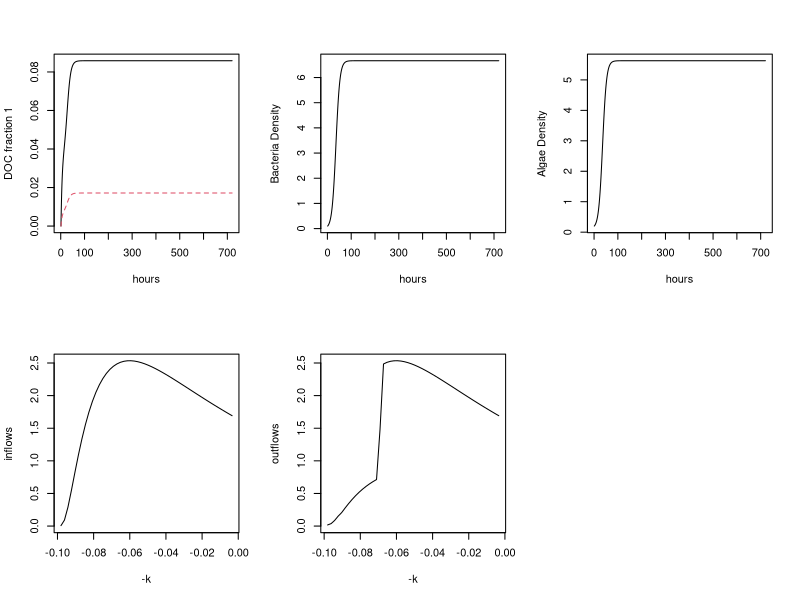
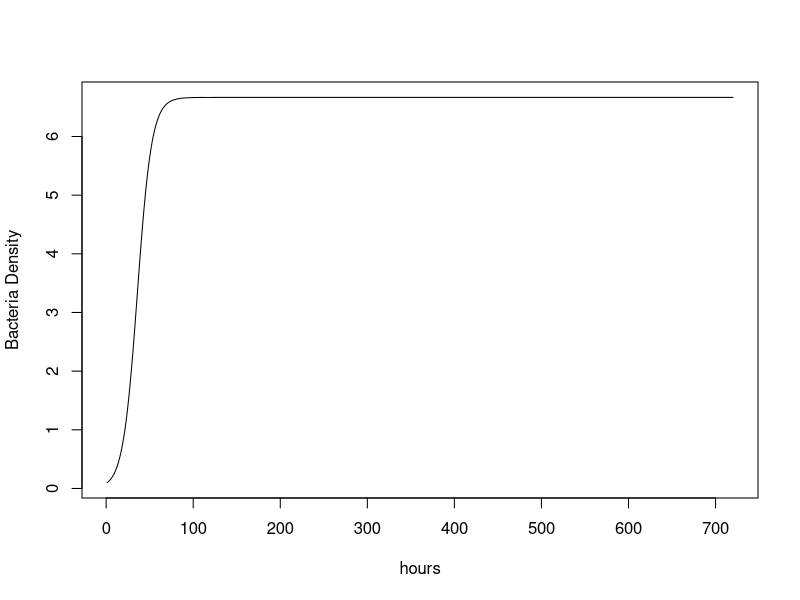

Write R code to recreate these figures, in order.
library(deSolve)
range = 5 # range of the lognormal distribution to use
MaxTotalDOCUptake = 2.42  # g/h per km stream, the maximum rate derived from  McLaughlin and Kaplan 2013
# this factor of 20 effectively extends the reach by to 20 km

BiofilmBacteriaFraction = .8; # for now set density of bacteria at 80% of their maximum possible
MaximumPossibleUptake = MaxTotalDOCUptake # same as above, at least for now

DOCin = function(t, subpool, poolDivisions) {
  segment = range / poolDivisions
  # this use of lognormal is not quite right
  # remember than proportion in a given pool have ln(k) is normally distributed
 
  if(t < 50) {
    mean = .5
  } else {
    mean = 1.7
  }
  mean = 1.7 #+ .5 * sin(2 * pi * (t %% 120) / 120) # oscillate this
  
  portion = plnorm(subpool * segment, mean = mean) - plnorm((subpool - 1) * segment, mean = mean)
  #print(segment)
  #print(portion)
  
  DOCinTotal = 211  

  #DOCinTotal = 120  + 50 * sin(2 * pi * (t %% 120) / 120) # oscillate this
  
  
  PoolDOCin = DOCinTotal * portion
  return(PoolDOCin)
}

k = function(subpool, poolDivisions){
  # this is also not quite right
  # because MaxTotalDOCUptake is not the max rate, but rather the max combined rate
  # of all those exponential decays
  lookup = seq(.1, .0034, length.out = poolDivisions + 1)
  k = lookup[subpool + 1]
  return(k)
}

pool =  function(t, y, params) {
  
  MaximumFeasibleUptakeRate = MaximumPossibleUptake  # per hour
  UptakeRateThisTimeStep = 0 # summation
  
  BacteriaDensity = y[PoolDivisions * 2 + 1]
  AlgaeDensity = y[PoolDivisions * 2 + 1]
  
  with(as.list(params), {
    differentials = c()
    TotalBacterialUptake = 0
    for(i in 1:PoolDivisions){
      index = (i-1)*2 + 1
      DOC = y[index]
      DOCoutflow = y[index+1]
      
      UptakeRate = k(i, PoolDivisions) * DOC ;
      if(UptakeRate + UptakeRateThisTimeStep > MaximumFeasibleUptakeRate){
        UptakeRate = MaximumFeasibleUptakeRate - UptakeRateThisTimeStep
      }
      UptakeRateThisTimeStep = UptakeRateThisTimeStep + UptakeRate
      
      #print(UptakeRateThisTimeStep)
      
      dDOC = DOCin(t, i, PoolDivisions) - UptakeRate * BacteriaDensity - DOCoutflow
      
      # Ad Hoc Algal contribution to DOC
      l = .05 #exhudation of labile DOC by algae, needs to be properly parameterized
      if( i < PoolDivisions / 10) { # lowest tenth are most labile
        dDOC = dDOC + (l * AlgaeDensity) / (PoolDivisions / 10)    # so we get a boost from algae here
      }
      
      dDOCoutflow = Dout * dDOC
      differentials[index] = dDOC
      differentials[index+1] = dDOCoutflow

      TotalBacterialUptake = TotalBacterialUptake + UptakeRate * BacteriaDensity
    }
    
    #
    # With the exception of K, these params are completely made up at this point
    # Needs proper parameterization
    #
    KBact = 10  # which is to say, we are allowing 10 kilometers of biofilm.
    BGE = .05 #  stating point: http://www.annualreviews.org/doi/abs/10.1146/annurev.ecolsys.29.1.503
    AlgaeInhibitsBact = .5 # not parameterized yet
    # bacteria need to grow based on DOC uptake
    dBacteriaDensity = BGE * TotalBacterialUptake * ( 1 - BacteriaDensity / KBact - AlgaeInhibitsBact * AlgaeDensity / KBact)
    
    KAlg = 10 
    # these constants parameterized yet
    r = .1  # this is the photosynthesis production
    BactInhibitsAlgae = .5
    dAlgaeDensity = r * AlgaeDensity * ( 1 - AlgaeDensity / KAlg - BactInhibitsAlgae * BacteriaDensity / KAlg )
    
    differentials = c(differentials, dBacteriaDensity, dAlgaeDensity)
    
    
    #print(differentials)
    list(differentials)
  })
}

#
# DOCin - flow of DOC into the system, kg
# Dout - percentage flow out of the system, i.e. water flow/residence time

# 2 pools
# 2 different k
# assume the inflow to each pool is equal (this is not true)
# outflows are equal percentages (this will be true)
# also assume initial DOC is the same and 0 for both pools
PoolDivisions = 50
params = c(Dout = .2, PoolDivisions = PoolDivisions)

Initial.DOC = 0 # units ?
Initial.DOCoutflow = Initial.DOC * params['Dout']
Initial.BacteriaDensity = .1
Initial.AlgaeDensity = .2

one.week = 24*7
two.weeks = 24*14
max = 24 * 30
t = 1:max



state = rep(0, params['PoolDivisions'] * 2)
state = c(state, Initial.BacteriaDensity)
state = c(state, Initial.AlgaeDensity)
out = ode(y = state, times = t, func = pool, parms = params)

par(mfrow=c(2,3))
matplot(t, out[,2:3], type = "l", ylab = "DOC fraction 1", xlab = 'hours')
matplot(t, out[,params['PoolDivisions'] * 2+2], type = "l", ylab = "Bacteria Density", xlab = 'hours')
matplot(t, out[,params['PoolDivisions'] * 2+3], type = "l", ylab = "Algae Density", xlab = 'hours')
#matplot(t, sapply(1:PoolDivisions, function(subpool){out[,1+2*subpool]}))

#par(mfrow=c(1,2))
inflows = sapply(1:PoolDivisions, function(subpool){DOCin(1, subpool, PoolDivisions)})
outflows = sapply(1:PoolDivisions, function(subpool){out[,1+2*subpool][max-1]})
ylimit = max(inflows)
ks = -sapply(1:PoolDivisions, k, PoolDivisions);
plot(inflows~ks, type="l", ylim=c(0,ylimit), xlab='-k' )
plot(outflows~ks,type="l", ylim=c(0,ylimit), xlab='-k' )

par(mfrow=c(1,1))
matplot(t, out[,params['PoolDivisions'] * 2+2], type = "l", ylab = "Bacteria Density", xlab = 'hours')

#matplot(t, out[,2:90], 2, type = "l")
#matplot(t, sapply(1:PoolDivisions, function(subpool){ sapply(t,function(t){ 
#  DOCin(t, subpool, PoolDivisions)})}))

#par(mfrow=c(2,2))
#t1 = sapply(1:PoolDivisions, function(subpool){out[1+subpool]})
